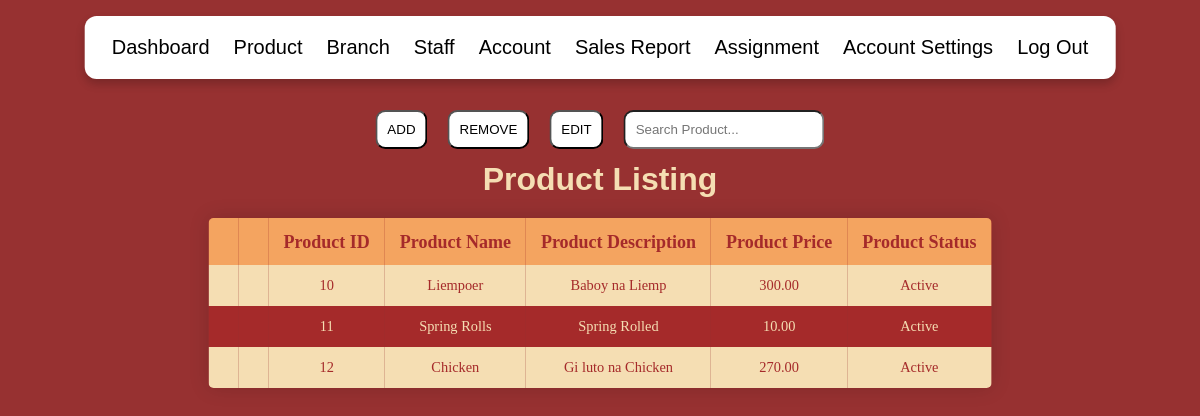
Before: /product.php with the older database file.
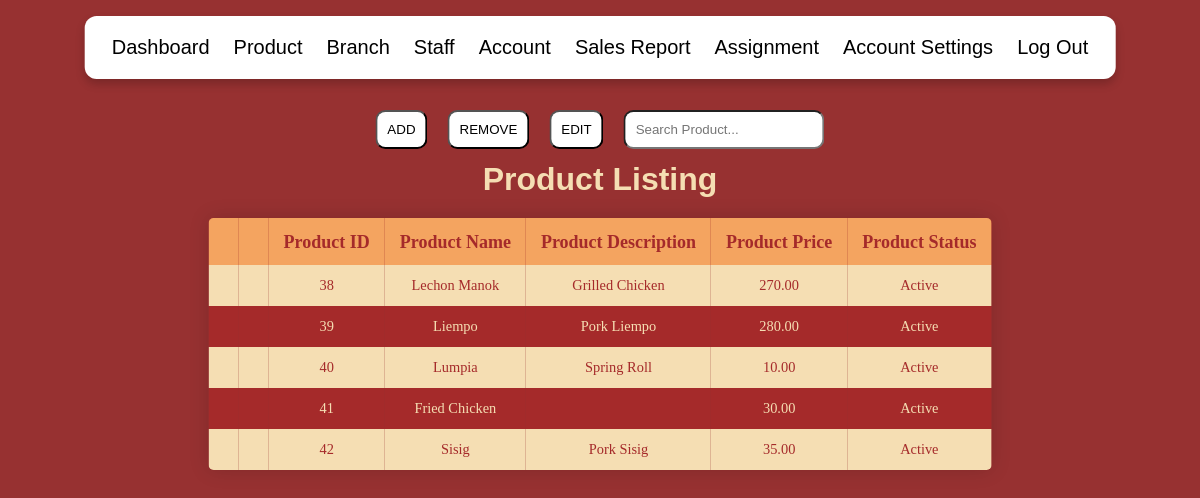
After: the same page with the newer database file.
### tables this page shows
CREATE TABLE `product` (
  `product_ID` int(11) NOT NULL,
  `product_name` varchar(50) NOT NULL,
  `product_description` varchar(100) DEFAULT NULL,
  `product_price` decimal(10,2) DEFAULT NULL,
  `product_status` enum('Active','Inactive') DEFAULT 'Active'
);

### product.php (the view, shortened to what this page needs)
<!DOCTYPE html>
<html>
    <head>
        <link rel="stylesheet" href="styles.css">
        <link rel="stylesheet" href="scrollbarstyles.css">
    </head>
    <body>
        <div class="functionalitybuttons">
            <button onclick="showAdd()">ADD</button>
            <form method="post">
                <button id="remover" name="removeButton" value="product">REMOVE</button>
            </form>
            <form method="post">
                <button id="editor" name="editButton" value="product">EDIT</button>
            </form>
            <input onkeyup="filterTable()" id="search" type="text" placeholder="Search Product...">
        </div>
        <div class="pageheader">
            <h1>Product Listing</h1>
        </div>
    </body>
</html>
<?php
    $conn = mysqli_connect("localhost","root","","mamaflors");
    if($conn->connect_error){
        die("ERROR". $conn->connect_error);
    }
    else{
        $sql = "SELECT * FROM product";
        $result = $conn->query($sql);
        $row = $result->fetch_all(MYSQLI_ASSOC);
        if(sizeof($row) > 0){
            echo "
                <table id='table'>
                    <tr>
                        <th></th>
                        <th></th>
                        <th><a href='?sort=product_ID'>Product ID</a></th>
                        <th><a href='?sort=product_name'>Product Name</a></th>
                        <th><a href='?sort=product_description'>Product Description</a></th>
                        <th><a href='?sort=product_price'>Product Price</a></th>
                        <th><a href='?sort=product_status'>Product Status</a></th>
                    </tr>";
            for($x = 0; $x < sizeof($row); $x++){
                echo "<tr>
                        <td>
                            <form method='get'>
                                <input type='hidden' value='".($row[$x]['product_ID'])."' name='edit'>
                                <button class='edit-row' id='edit-row$x' type='submit'>EDIT</button>
                            </form>
                        </td>
                        <td>
                            <form method='get' action='remove.php'>
                                <input type='hidden' value='".($row[$x]['product_ID'])."' name='removeID'>
                                <input type='hidden' value='product' name='tableName'>
                                <input type='hidden' value='product_ID' name='columnName'>
                                <button class='remove-row' id='remove-row$x' name='remove'>Remove</button>
                            </form>
                        </td>
                        <td>".$row[$x]["product_ID"]."</td>
                        <td>".$row[$x]['product_name']."</td>
                        <td>".$row[$x]['product_description']."</td>
                        <td>".$row[$x]['product_price']."</td>
                        <td>".$row[$x]['product_status']."</td>
                    </tr>";
            }
            echo "</table>";
        }
        else{
            echo "EMPTY DATABASE";
        }
    }
    include "navadmin.php";
?>

Changed rows visible on the page:
removed product: product_ID "10", product_name "Liempoer", product_description "Baboy na Liemp", product_price "300.00", product_status "Active"
removed product: product_ID "11", product_name "Spring Rolls", product_description "Spring Rolled", product_price "10.00", product_status "Active"
removed product: product_ID "12", product_name "Chicken", product_description "Gi luto na Chicken", product_price "270.00", product_status "Active"
added product: product_ID "38", product_name "Lechon Manok", product_description "Grilled Chicken", product_price "270.00", product_status "Active"
added product: product_ID "39", product_name "Liempo", product_description "Pork Liempo", product_price "280.00", product_status "Active"
added product: product_ID "40", product_name "Lumpia", product_description "Spring Roll", product_price "10.00", product_status "Active"
added product: product_ID "41", product_name "Fried Chicken", product_price "30.00", product_status "Active"
added product: product_ID "42", product_name "Sisig", product_description "Pork Sisig", product_price "35.00", product_status "Active"
